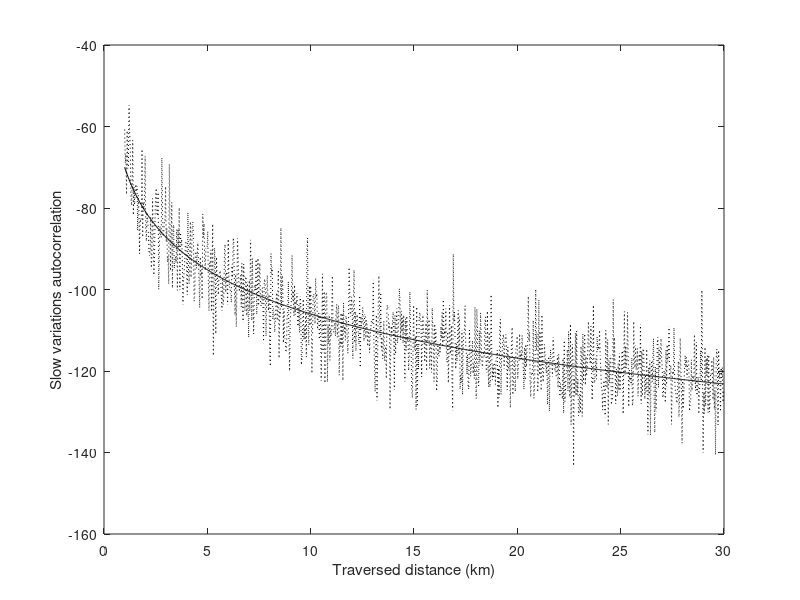
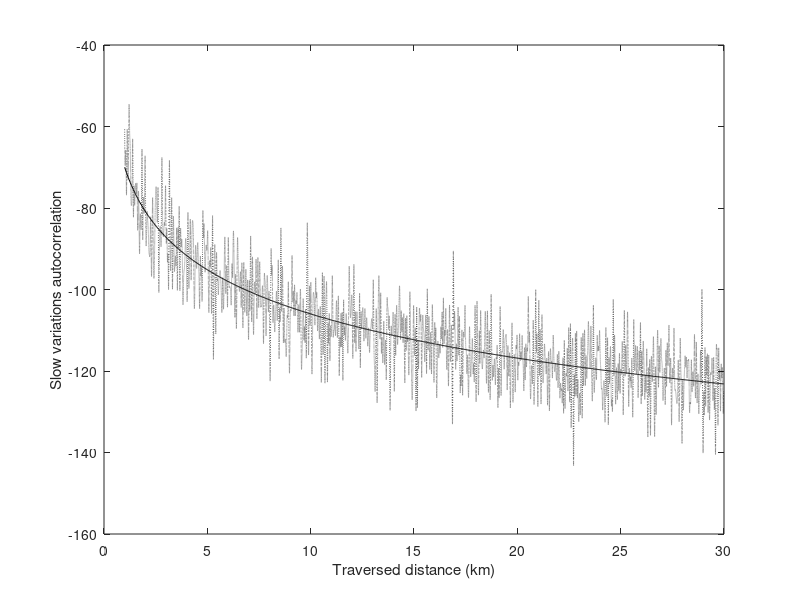

The MATLAB script that drew these images, in order:
%
% project313
%
%========================================================================
clear
close all
clc
%========================================================================
fMHz=2000;     % Frequency in MHz
Lcorr=30;       % Correlation distance in meters 

EIRP=30;        % EIRP dBm
AA=100;        % Loss at 1 km 
n=3.6;          % Propagation exponent
SS=7;           % Location variability in dB

%=======================================================================
lambdac=300/fMHz;   % wavelength in m
ds=lambdac;
Distance= 30;       % simulated distance (km)
InterpRate=round(Lcorr/ds)
Lcorr=InterpRate*ds       % slightly correct Lcorr to make it a multiple of ds

Nsamples=round((Distance-1)*1000/Lcorr);

% Create Gaussian series ================================================

d_axis1=1+[0:Nsamples-1]'*Lcorr/1000;

veryslowVars=EIRP-AA-10*n*log10(d_axis1);
slowVars=randn(Nsamples,1)*SS;
R=veryslowVars+slowVars;

figure,plot(d_axis1,veryslowVars,'k',d_axis1,R,'k:')
xlabel('Traversed distance (km)')
ylabel('Slow signal variations (dBm)')
ylabel('Slow variations autocorrelation')


d_axis2=(1000+([1:1/InterpRate:Nsamples]-1)*Lcorr)/1000;

Rinterpolated=interp1(d_axis1,R,d_axis2,'spline');
 
figure,plot(d_axis1,veryslowVars,'k',d_axis2,Rinterpolated,'k:')
xlabel('Traversed distance (km)')
ylabel('Slow signal variations (dBm)')
ylabel('Slow variations autocorrelation')
